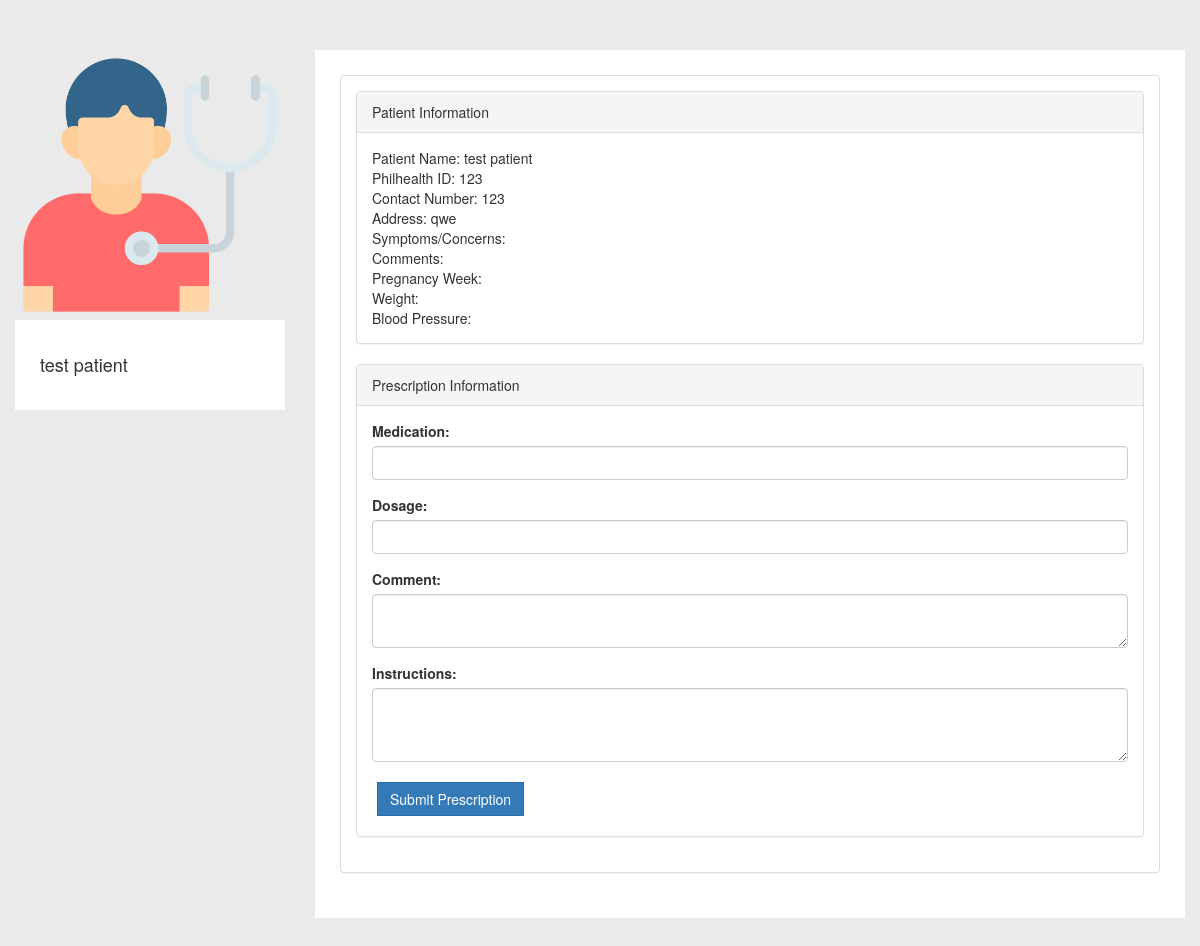
Before: /doctor/prenatalPrescription.php?philhealthId=123 (signed in) with the older database file.
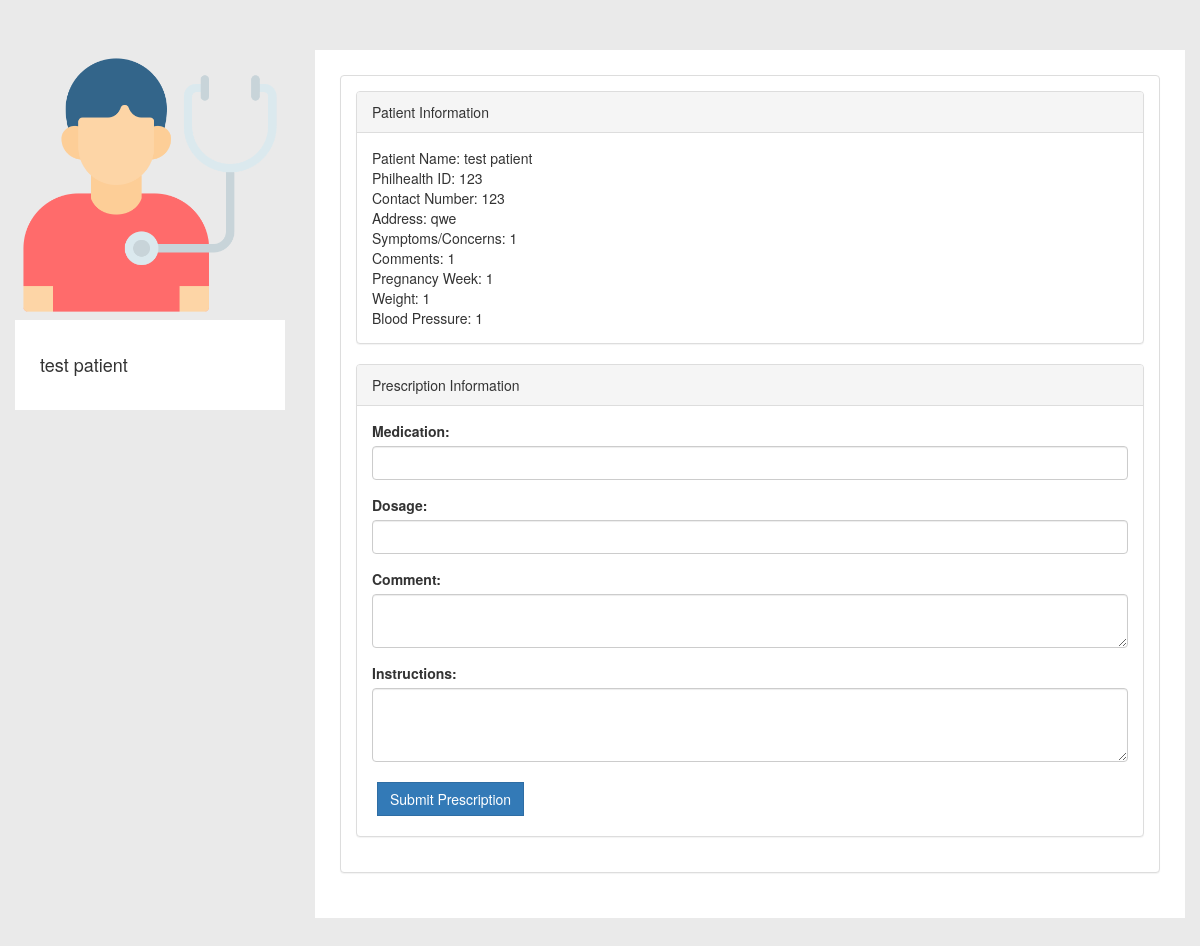
After: the same page with the newer database file.
### tables this page shows
CREATE TABLE `appointment` (
  `appId` int(3) NOT NULL,
  `philhealthId` bigint(12) NOT NULL,
  `scheduleId` int(10) NOT NULL,
  `appSymptom` varchar(100) NOT NULL,
  `appComment` varchar(100) NOT NULL,
  `status` varchar(10) NOT NULL DEFAULT 'process',
  `pregnancyWeek` varchar(255) DEFAULT NULL,
  `weight` varchar(255) DEFAULT NULL,
  `bloodPressure` varchar(20) DEFAULT NULL
);

### doctor/prenatalPrescription.php (the view, shortened to what this page needs)
<?php
include_once '../assets/conn/dbconnect.php';
$res = mysqli_query($con, "SELECT * FROM patient WHERE philHealthId=" . $_GET['philhealthId']);
$userRow = mysqli_fetch_array($res, MYSQLI_ASSOC);
$res1 = mysqli_query($con, "SELECT * FROM appointment WHERE philHealthId=" . $_GET['philhealthId']);
$userRow1 = mysqli_fetch_array($res1, MYSQLI_ASSOC);
?>
<!DOCTYPE html>
<html>
<head>
    <link href="../assets/css/bootstrap.min.css" rel="stylesheet">
    <link href="../assets/css/default/style.css" rel="stylesheet">
    <link href="../assets/css/default/blocks.css" rcel="stylesheet">
    <link rel="stylesheet" href="https://formden.com/static/cdn/font-awesome/4.4.0/css/font-awesome.min.css" />
</head>
<body>
    <div class="container">
        <section style="padding-bottom: 50px; padding-top: 50px;">
            <div class="row">
                <div class="row">
                    <div class="col-md-3 col-sm-3">
                        <div class="user-wrapper">
                            <img src="../patient/assets/img/patient.png" class="img-responsive" />
                            <div class="description">
                                <h4><?php echo $userRow['patientFirstName']; ?> <?php echo $userRow['patientLastName']; ?></h4>
                            </div>
                        </div>
                    </div>
                    <div class="col-md-9 col-sm-9  user-wrapper">
                        <div class="description">
                            <div class="panel panel-default">
                                <div class="panel-body">
                                    <div class="panel panel-default">
                                        <div class="panel-heading">Patient Information</div>
                                        <div class="panel-body">
                                            Patient Name: <?php echo $userRow['patientFirstName'] ?> <?php echo $userRow['patientLastName'] ?><br>
                                            Philhealth ID: <?php echo $userRow['philhealthId'] ?><br>
                                            Contact Number: <?php echo $userRow['patientPhone'] ?><br>
                                            Address: <?php echo $userRow['patientAddress'] ?><br>
                                            Symptoms/Concerns: <?php echo $userRow1['appSymptom'] ?><br>
                                            Comments: <?php echo $userRow1['appComment'] ?><br>
                                            Pregnancy Week: <?php echo $userRow1['pregnancyWeek'] ?><br>
                                            Weight: <?php echo $userRow1['weight'] ?><br>
                                            Blood Pressure: <?php echo $userRow1['bloodPressure'] ?><br>
                                        </div>
                                    </div>
                                    <form action="" method="POST">
                                        <div class="panel panel-default">
                                            <div class="panel-heading">Prescription Information</div>
                                            <div class="panel-body">
                                                <div class="form-group">
                                                    <label for="medication">Medication:</label>
                                                    <input type="text" class="form-control" name="medication" required>
                                                </div>
                                                <div class="form-group">
                                                    <label for="dosage">Dosage:</label>
                                                    <input type="text" class="form-control" name="dosage" required>
                                                </div>
                                                <div class="form-group">
                                                    <label for="message-text" class="control-label">Comment:</label>
                                                    <textarea class="form-control" name="comment" required></textarea>
                                                </div>
                                                <div class="form-group">
                                                    <label for="instructions">Instructions:</label>
                                                    <textarea class="form-control" name="instructions" rows="3" required></textarea>
                                                </div>
                                                <button type="submit" name="prescription" class="btn btn-primary">Submit Prescription</button>
                                            </div>
                                        </div>
                                    </form>
                                </div>
                            </div>
                        </div>
                    </div>
                </div>
            </div>
            <link rel="stylesheet" href="https://cdnjs.cloudflare.com/ajax/libs/bootstrap-datepicker/1.4.1/css/bootstrap-datepicker3.css" />
</body>
</html>

Changed rows visible on the page:
added appointment: appSymptom "1", appComment "1", pregnancyWeek "1", weight "1", bloodPressure "1"
